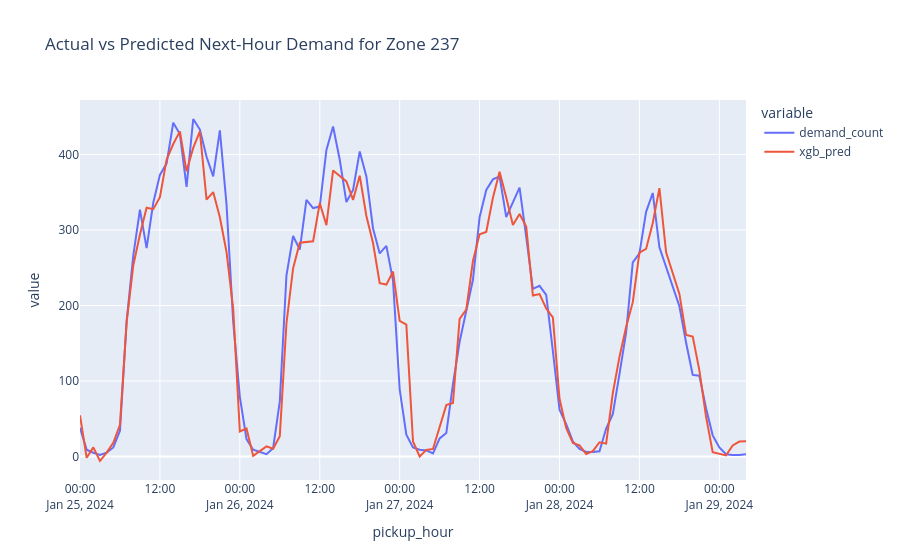

Notebook code cell kept with this figure:
### Markdown cell above
### Answer to Question 2

Yes, the results show that next-hour taxi demand can be predicted with reasonably strong accuracy.

The strongest evidence comes from the machine learning models, especially XGBoost and LightGBM, which achieved much lower forecasting error than the baseline statistical count models.

This indicates that hourly taxi demand contains meaningful predictive structure driven by:
- recent past demand
- time-of-day effects
- day-of-week patterns
- zone-level behavior

### Code cell
#actual vs predicted
#Using XGBoost because it performed best.
comparison_df = test[["pickup_hour", "pickup_zone", "demand_count"]].copy()
comparison_df["xgb_pred"] = xgb_preds

# show one busy zone
top_zone = int(zone_demand.iloc[0]["pickup_zone"])

zone_compare = comparison_df[comparison_df["pickup_zone"] == top_zone].copy()

px.line(
    zone_compare.head(100),
    x="pickup_hour",
    y=["demand_count", "xgb_pred"],
    title=f"Actual vs Predicted Next-Hour Demand for Zone {top_zone}"
)
